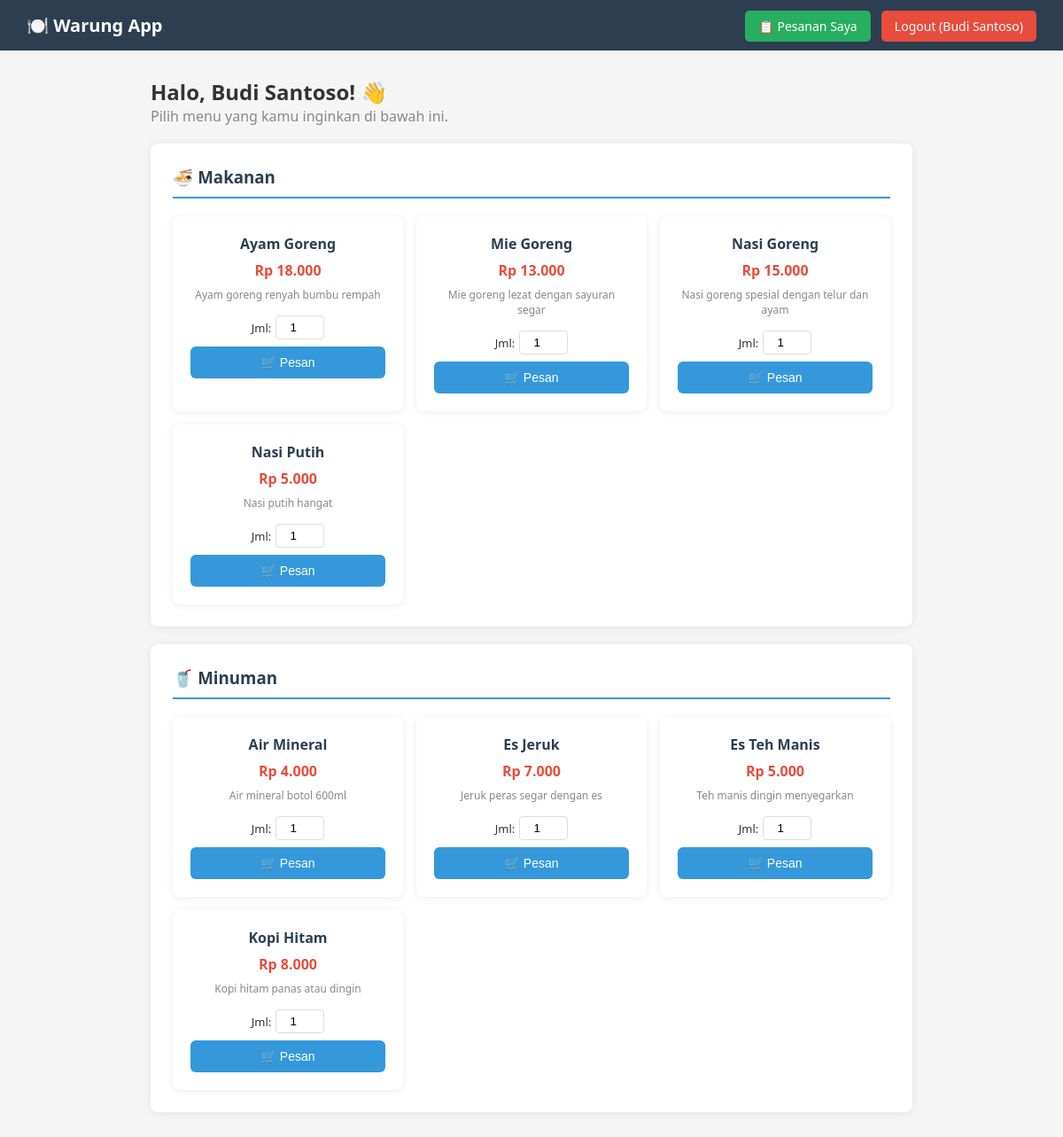
Screenshot of /user/menu.php (signed in) with the database file from the repository.
### tables this page shows
CREATE TABLE menu (
    id INT AUTO_INCREMENT PRIMARY KEY,
    nama_menu VARCHAR(100) NOT NULL,
    kategori ENUM('makanan', 'minuman') NOT NULL,
    harga DECIMAL(10,2) NOT NULL,
    deskripsi TEXT,
    tersedia TINYINT(1) DEFAULT 1,
    created_at TIMESTAMP DEFAULT CURRENT_TIMESTAMP
);

### user/menu.php (the view, shortened to what this page needs)
<?php
require_once '../config.php';
$makanan = mysqli_query($conn, "SELECT * FROM menu WHERE kategori='makanan' AND tersedia=1 ORDER BY nama_menu");
$minuman = mysqli_query($conn, "SELECT * FROM menu WHERE kategori='minuman' AND tersedia=1 ORDER BY nama_menu");
?>
<!DOCTYPE html>
<html lang="id">
<head>
    <link rel="stylesheet" href="../assets/css/style.css">
</head>
<body>
<div class="navbar">
    <h1>🍽️ Warung App</h1>
    <div>
        <a href="pesanan_saya.php" style="background:#27ae60; margin-right:8px;">📋 Pesanan Saya</a>
        <a href="../logout.php">Logout (<?= $_SESSION['nama'] ?>)</a>
    </div>
</div>
<div class="container">
    <div style="margin-bottom: 20px;">
        <h2>Halo, <?= $_SESSION['nama'] ?>! 👋</h2>
        <p style="color:#888;">Pilih menu yang kamu inginkan di bawah ini.</p>
    </div>
    <div class="card">
        <h3>🍜 Makanan</h3>
        <div class="menu-grid">
            <?php if (mysqli_num_rows($makanan) == 0): ?>
                <p style="color:#888;">Belum ada menu makanan.</p>
            <?php else: while ($m = mysqli_fetch_assoc($makanan)): ?>
            <div class="menu-card">
                <h4><?= $m['nama_menu'] ?></h4>
                <div class="harga">Rp <?= number_format($m['harga'], 0, ',', '.') ?></div>
                <p class="deskripsi"><?= $m['deskripsi'] ?: '-' ?></p>
                <form method="POST">
                    <div style="display:flex; gap:5px; align-items:center; justify-content:center; margin-bottom:8px;">
                        <label style="font-size:13px;">Jml:</label>
                        <input type="number" name="jumlah" value="1" min="1" max="10"
                               style="width:55px; padding:5px; text-align:center; border:1px solid #ddd; border-radius:4px;">
                    </div>
                    <button type="submit" name="pesan" class="btn btn-primary" style="width:100%;">🛒 Pesan</button>
                </form>
            </div>
            <?php endwhile; endif; ?>
        </div>
    </div>
    <div class="card">
        <h3>🥤 Minuman</h3>
        <div class="menu-grid">
            <?php if (mysqli_num_rows($minuman) == 0): ?>
                <p style="color:#888;">Belum ada menu minuman.</p>
            <?php else: while ($m = mysqli_fetch_assoc($minuman)): ?>
            <div class="menu-card">
                <h4><?= $m['nama_menu'] ?></h4>
                <div class="harga">Rp <?= number_format($m['harga'], 0, ',', '.') ?></div>
                <p class="deskripsi"><?= $m['deskripsi'] ?: '-' ?></p>
                <form method="POST">
                    <div style="display:flex; gap:5px; align-items:center; justify-content:center; margin-bottom:8px;">
                        <label style="font-size:13px;">Jml:</label>
                        <input type="number" name="jumlah" value="1" min="1" max="10"
                               style="width:55px; padding:5px; text-align:center; border:1px solid #ddd; border-radius:4px;">
                    </div>
                    <button type="submit" name="pesan" class="btn btn-primary" style="width:100%;">🛒 Pesan</button>
                </form>
            </div>
            <?php endwhile; endif; ?>
        </div>
    </div>
</div>
</body>
</html>

### assets/css/style.css (style rules this page uses)
* { margin: 0; padding: 0; box-sizing: border-box; }
body { font-family: 'Segoe UI', Tahoma, Geneva, Verdana, sans-serif; background-color: #f5f5f5; color: #333; }
.navbar { background-color: #2c3e50; color: white; padding: 15px 30px; display: flex; justify-content: space-between; align-items: center; }
.navbar h1 { font-size: 20px; }
.navbar a { color: white; text-decoration: none; background: #e74c3c; padding: 8px 15px; border-radius: 5px; font-size: 14px; }
.container { max-width: 900px; margin: 30px auto; padding: 0 20px; }
.btn { padding: 10px 20px; border: none; border-radius: 6px; cursor: pointer; font-size: 14px; text-decoration: none; display: inline-block; transition: opacity 0.2s; }
.btn-primary { background: #3498db; color: white; }
.card { background: white; border-radius: 8px; padding: 25px; box-shadow: 0 1px 8px rgba(0,0,0,0.08); margin-bottom: 20px; }
.card h3 { margin-bottom: 20px; color: #2c3e50; border-bottom: 2px solid #3498db; padding-bottom: 10px; }
.menu-grid { display: grid; grid-template-columns: repeat(auto-fill, minmax(200px, 1fr)); gap: 15px; }
.menu-card { background: white; border-radius: 8px; padding: 20px; box-shadow: 0 1px 8px rgba(0,0,0,0.08); text-align: center; }
.menu-card h4 { color: #2c3e50; margin-bottom: 8px; }
.menu-card .harga { color: #e74c3c; font-weight: bold; font-size: 16px; margin: 8px 0; }
.menu-card .deskripsi { color: #888; font-size: 12px; margin-bottom: 15px; }

### rows the page displays
menu: nama_menu "Ayam Goreng", harga "18.000", deskripsi "Ayam goreng renyah bumbu rempah"
menu: nama_menu "Mie Goreng", harga "13.000", deskripsi "Mie goreng lezat dengan sayuran segar"
menu: nama_menu "Nasi Goreng", harga "15.000", deskripsi "Nasi goreng spesial dengan telur dan ayam"
menu: nama_menu "Nasi Putih", harga "5.000", deskripsi "Nasi putih hangat"
menu: nama_menu "Air Mineral", harga "4.000", deskripsi "Air mineral botol 600ml"
menu: nama_menu "Es Jeruk", harga "7.000", deskripsi "Jeruk peras segar dengan es"
menu: nama_menu "Es Teh Manis", harga "5.000", deskripsi "Teh manis dingin menyegarkan"
menu: nama_menu "Kopi Hitam", harga "8.000", deskripsi "Kopi hitam panas atau dingin"

### other values shown
$_SESSION['nama'] "Budi Santoso"
